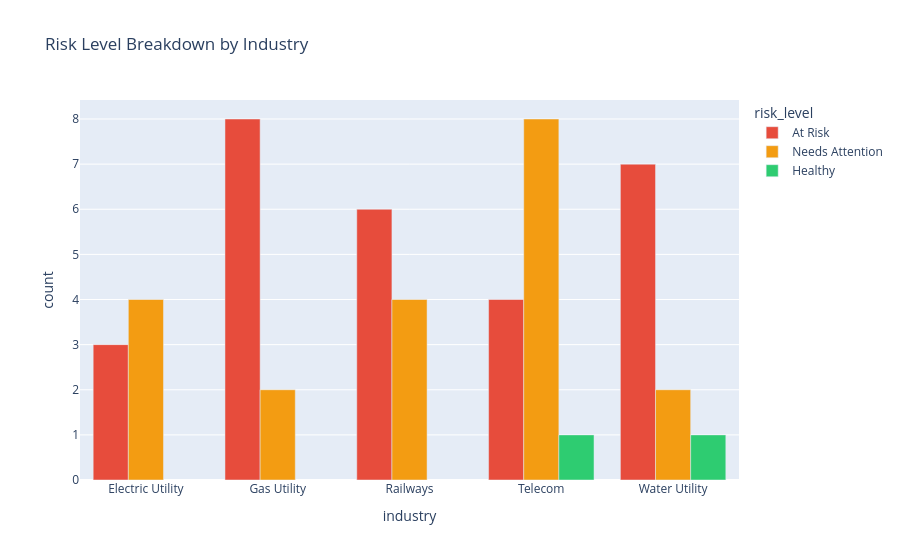

Notebook code cell kept with this figure:
### Code cell
industry_risk = df.groupby(
    ['industry', 'risk_level']).size().reset_index(name='count')

fig = px.bar(
    industry_risk,
    x='industry',
    y='count',
    color='risk_level',
    barmode='group',
    title='Risk Level Breakdown by Industry',
    color_discrete_map={
        'Healthy'         : '#2ecc71',
        'Needs Attention' : '#f39c12',
        'At Risk'         : '#e74c3c'
    }
)
fig.show()

### Figure 1 — Plotly figure (JSON) as saved in the notebook; plotly's stock layout.template omitted (floating-point values rounded to 4 significant figures)
{"data": [{"alignmentgroup": "True", "hovertemplate": "risk_level=At Risk<br>industry=%{x}<br>count=%{y}<extra></extra>", "legendgroup": "At Risk", "marker": {"color": "#e74c3c", "pattern": {"shape": ""}}, "name": "At Risk", "offsetgroup": "At Risk", "orientation": "v", "showlegend": true, "textposition": "auto", "type": "bar", "x": ["Electric Utility", "Gas Utility", "Railways", "Telecom", "Water Utility"], "xaxis": "x", "y": [3, 8, 6, 4, 7], "yaxis": "y"}, {"alignmentgroup": "True", "hovertemplate": "risk_level=Needs Attention<br>industry=%{x}<br>count=%{y}<extra></extra>", "legendgroup": "Needs Attention", "marker": {"color": "#f39c12", "pattern": {"shape": ""}}, "name": "Needs Attention", "offsetgroup": "Needs Attention", "orientation": "v", "showlegend": true, "textposition": "auto", "type": "bar", "x": ["Electric Utility", "Gas Utility", "Railways", "Telecom", "Water Utility"], "xaxis": "x", "y": [4, 2, 4, 8, 2], "yaxis": "y"}, {"alignmentgroup": "True", "hovertemplate": "risk_level=Healthy<br>industry=%{x}<br>count=%{y}<extra></extra>", "legendgroup": "Healthy", "marker": {"color": "#2ecc71", "pattern": {"shape": ""}}, "name": "Healthy", "offsetgroup": "Healthy", "orientation": "v", "showlegend": true, "textposition": "auto", "type": "bar", "x": ["Telecom", "Water Utility"], "xaxis": "x", "y": [1, 1], "yaxis": "y"}], "layout": {"barmode": "group", "legend": {"title": {"text": "risk_level"}, "tracegroupgap": 0}, "title": {"text": "Risk Level Breakdown by Industry"}, "xaxis": {"anchor": "y", "domain": [0, 1], "title": {"text": "industry"}}, "yaxis": {"anchor": "x", "domain": [0, 1], "title": {"text": "count"}}}}
